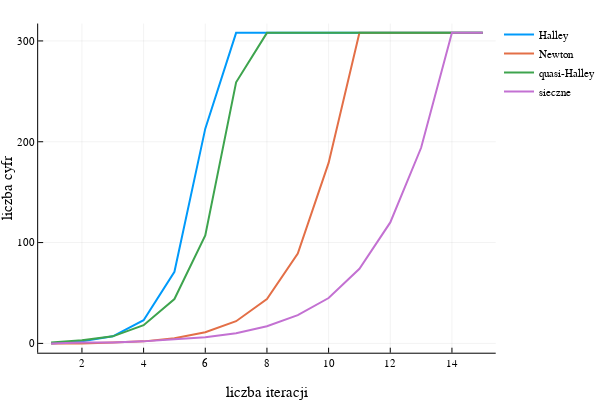

This figure's notebook cell:
### Code cell
w(x) = x^3-8
w1(x) = 3*x^2
w2(x) = 6x
tab1 = test1(w,w1,w2,1.0,15,BigFloat(2.0))
tab2 = test2(w,w1,1.0,3.0,15,BigFloat(2.0))
plot(
1:15,
[tab1[1],tab1[2],tab2[1],tab2[2]],
xlabel = "liczba iteracji", ylabel = "liczba cyfr",
label=["Halley" "Newton" "quasi-Halley" "sieczne"],
lw=2)

### Figure 1 — Plotly figure (JSON) as saved in the notebook; plotly's stock layout.template omitted (floating-point values rounded to 4 significant figures)
{"data": [{"colorbar": {"title": ""}, "hoverinfo": "text", "legendgroup": "Halley", "line": {"color": "rgba(0, 154, 250, 1.000)", "dash": "solid", "shape": "linear", "width": 2}, "mode": "lines", "name": "Halley", "showlegend": true, "text": [null, null, null, null, null, null, null, null, null, null, null, null, null, null, null], "type": "scatter", "x": [1, 2, 3, 4, 5, 6, 7, 8, 9, 10, 11, 12, 13, 14, 15], "xaxis": "x1", "y": [0, 2, 7, 23, 71, 213, 308, 308, 308, 308, 308, 308, 308, 308, 308], "yaxis": "y1", "zmax": 0.1, "zmin": -0.1}, {"colorbar": {"title": ""}, "hoverinfo": "text", "legendgroup": "Newton", "line": {"color": "rgba(227, 111, 71, 1.000)", "dash": "solid", "shape": "linear", "width": 2}, "mode": "lines", "name": "Newton", "showlegend": true, "text": [null, null, null, null, null, null, null, null, null, null, null, null, null, null, null], "type": "scatter", "x": [1, 2, 3, 4, 5, 6, 7, 8, 9, 10, 11, 12, 13, 14, 15], "xaxis": "x1", "y": [0, 0, 1, 2, 5, 11, 22, 44, 89, 179, 308, 308, 308, 308, 308], "yaxis": "y1", "zmax": 0.1, "zmin": -0.1}, {"colorbar": {"title": ""}, "hoverinfo": "text", "legendgroup": "quasi-Halley", "line": {"color": "rgba(62, 164, 78, 1.000)", "dash": "solid", "shape": "linear", "width": 2}, "mode": "lines", "name": "quasi-Halley", "showlegend": true, "text": [null, null, null, null, null, null, null, null, null, null, null, null, null, null, null], "type": "scatter", "x": [1, 2, 3, 4, 5, 6, 7, 8, 9, 10, 11, 12, 13, 14, 15], "xaxis": "x1", "y": [1, 3, 7, 18, 44, 107, 259, 308, 308, 308, 308, 308, 308, 308, 308], "yaxis": "y1", "zmax": 0.1, "zmin": -0.1}, {"colorbar": {"title": ""}, "hoverinfo": "text", "legendgroup": "sieczne", "line": {"color": "rgba(195, 113, 210, 1.000)", "dash": "solid", "shape": "linear", "width": 2}, "mode": "lines", "name": "sieczne", "showlegend": true, "text": [null, null, null, null, null, null, null, null, null, null, null, null, null, null, null], "type": "scatter", "x": [1, 2, 3, 4, 5, 6, 7, 8, 9, 10, 11, 12, 13, 14, 15], "xaxis": "x1", "y": [0, 1, 1, 2, 4, 6, 10, 17, 28, 45, 74, 120, 194, 308, 308], "yaxis": "y1", "zmax": 0.1, "zmin": -0.1}], "layout": {"annotations": [], "height": 400, "legend": {"bgcolor": "rgba(255, 255, 255, 1.000)", "bordercolor": "rgba(0, 0, 0, 1.000)", "font": {"color": "rgba(0, 0, 0, 1.000)", "family": "sans-serif", "size": 11}, "tracegroupgap": 0, "x": 1, "y": 1}, "margin": {"b": 20, "l": 0, "r": 0, "t": 20}, "paper_bgcolor": "rgba(255, 255, 255, 1.000)", "plot_bgcolor": "rgba(255, 255, 255, 1.000)", "showlegend": true, "width": 600, "xaxis": {"anchor": "y1", "domain": [0.07647, 0.9934], "gridcolor": "rgba(0, 0, 0, 0.100)", "gridwidth": 0.5, "linecolor": "rgba(0, 0, 0, 1.000)", "mirror": false, "range": [0.58, 15.42], "showgrid": true, "showline": true, "showticklabels": true, "tickangle": 0, "tickcolor": "rgb(0, 0, 0)", "tickfont": {"color": "rgba(0, 0, 0, 1.000)", "family": "sans-serif", "size": 11}, "tickmode": "array", "ticks": "inside", "ticktext": ["2", "4", "6", "8", "10", "12", "14"], "tickvals": [2, 4, 6, 8, 10, 12, 14], "title": "liczba iteracji", "titlefont": {"color": "rgba(0, 0, 0, 1.000)", "family": "sans-serif", "size": 15}, "type": "-", "visible": true, "zeroline": false, "zerolinecolor": "rgba(0, 0, 0, 1.000)"}, "yaxis": {"anchor": "x1", "domain": [0.07581, 0.9902], "gridcolor": "rgba(0, 0, 0, 0.100)", "gridwidth": 0.5, "linecolor": "rgba(0, 0, 0, 1.000)", "mirror": false, "range": [-9.24, 317.2], "showgrid": true, "showline": true, "showticklabels": true, "tickangle": 0, "tickcolor": "rgb(0, 0, 0)", "tickfont": {"color": "rgba(0, 0, 0, 1.000)", "family": "sans-serif", "size": 11}, "tickmode": "array", "ticks": "inside", "ticktext": ["0", "100", "200", "300"], "tickvals": [0, 100, 200, 300], "title": "liczba cyfr", "titlefont": {"color": "rgba(0, 0, 0, 1.000)", "family": "sans-serif", "size": 15}, "type": "-", "visible": true, "zeroline": false, "zerolinecolor": "rgba(0, 0, 0, 1.000)"}}}
